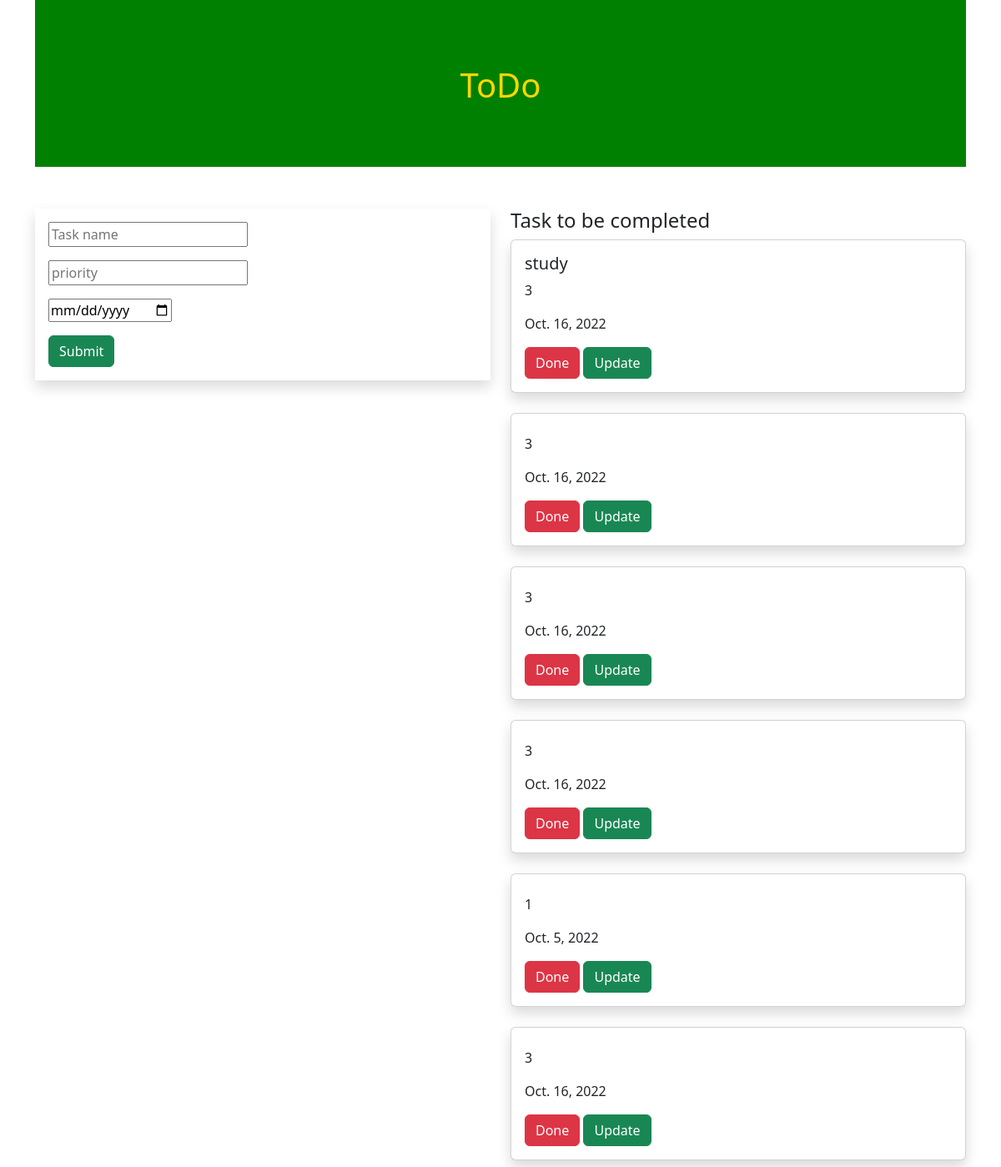
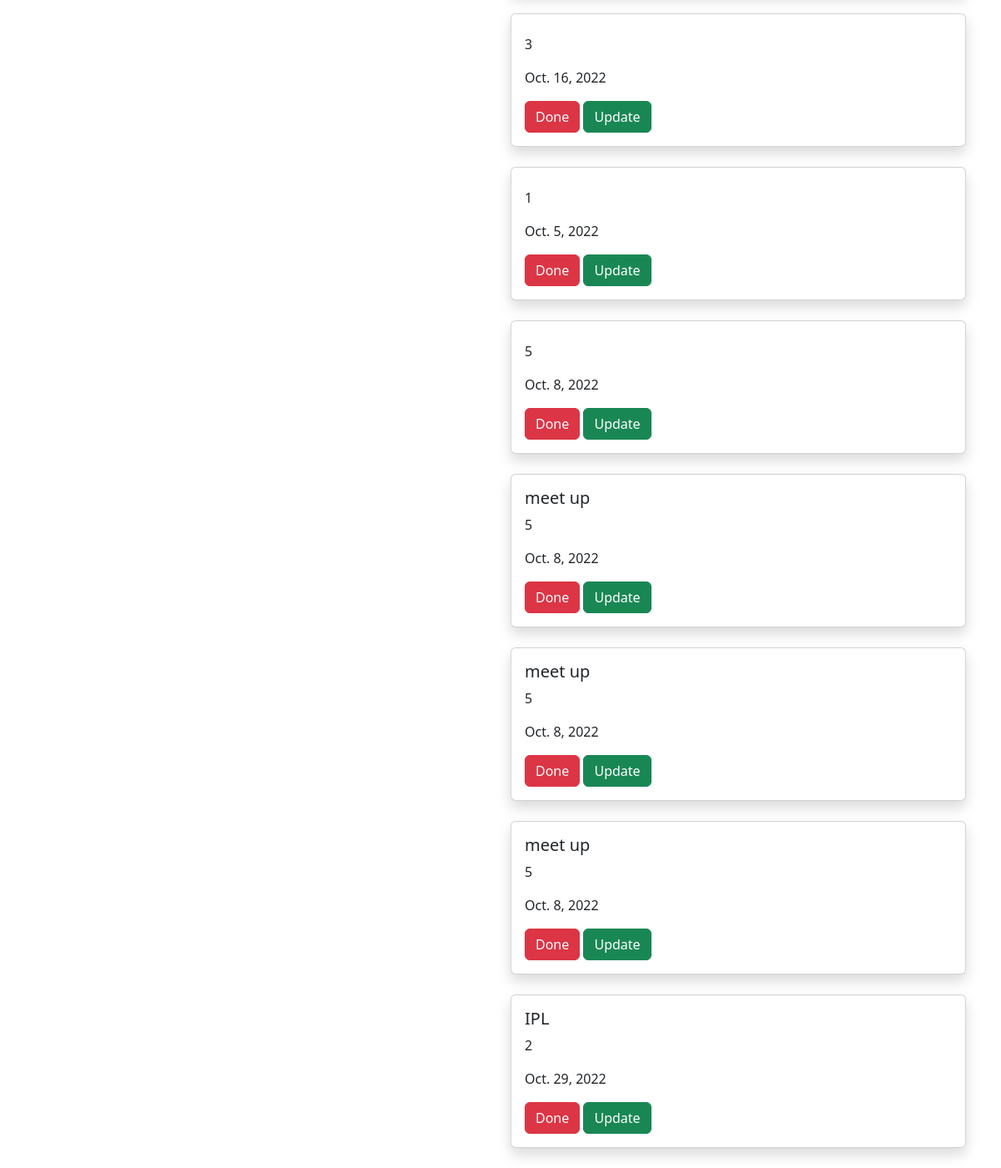
The page / on the database its author committed (2 pictures, top to bottom).
### todoapp/models.py (models this page shows, shortened)
class Task(models.Model):
    name=models.CharField(max_length=250)
    priority=models.IntegerField()
    date=models.DateField()

### todoapp/views.py (the view)
# urls.py: path('',views.add,name='add'),
def add(request):
    task1=Task.objects.all()
    if request.method=='POST':
        name=request.POST.get('name','')
        priority=request.POST.get('priority','')
        date = request.POST.get('date', '')
        task=Task(name=name,priority=priority,date=date)
        task.save()
    return render(request,'home.html',{'task1':task1})

### templates/home.html (shortened to what this page needs)
{% extends 'base.html' %}
{% block content %}
<div class="container" xmlns="http://www.w3.org/1999/html">
    <div class="row">
        <div class="col-md-12>">
            <div class="banner">
                <div class="banner-text">
                    <h1>ToDo</h1>
                </div>
            </div>
        </div>
    </div>
</div>
<div class="container">
    <div class="row">
        <div class="col-md-6">
        <form method="POST" class="p-3 shadow">
        <div class="form-group">
    <input type="text" name="name" placeholder="Task name">
        </div>
            <div class="form-group">
    <input type="text" name="priority" placeholder="priority">
    </div>
    <div class="form-group">
    <input type="date" name="date" placeholder="Date">
        </div>
            <input type="submit" class="btn btn-success">
            </form>
        </div>
        <div class="col-md-6">
            <h4>Task to be completed</h4>
            {% for i in task1 %}
            <div class="shadow card">
                <div class="card-body">
                    <h5 class="card-title">{{i.name}} </h5>
                    <p><b></b>{{i.priority}}</b></p>
                    <p><b></b>{{i.date}}</b></p>
                    <a class="btn btn-danger" href="{% url 'delete' i.id %}">Done</a>
                    <a class="btn btn-success" href="{% url 'update' i.id %}">Update</a>
                </div>
            </div>
            <br>
            {% endfor %}
        </div>
    </div>
</div>
{% endblock %}

### templates/base.html (shortened to what this page needs)
{% load static %}
<!DOCTYPE html>
<html lang="en">
<head>
    <link rel="stylesheet" href="https://cdn.jsdelivr.net/npm/bootstrap@4.0.0/dist/css/bootstrap.min.css">
    <link rel="stylesheet" href="https://cdn.jsdelivr.net/npm/bootstrap@5.2.0/dist/css/bootstrap.min.css">
    <link rel="stylesheet" href="{% static 'style.css' %}">
</head>
<body>
{% block content %}
{% endblock %}
</body>
</html>

### static/style.css (style rules this page uses)
.banner { background-color: green; width:100%; height:200px; margin-bottom:50px; }
.banner-text { color:gold; top:50%; left:50%; text-align: center; transform:transform; padding: 78px; }

### rows shown on the page
Task: name "study", priority "3", date "Oct. 16, 2022"
Task: priority "3", date "Oct. 16, 2022"
Task: priority "3", date "Oct. 16, 2022"
Task: priority "3", date "Oct. 16, 2022"
Task: priority "1", date "Oct. 5, 2022"
Task: priority "3", date "Oct. 16, 2022"
Task: priority "3", date "Oct. 16, 2022"
Task: priority "1", date "Oct. 5, 2022"
Task: priority "5", date "Oct. 8, 2022"
Task: name "meet up", priority "5", date "Oct. 8, 2022"
Task: name "meet up", priority "5", date "Oct. 8, 2022"
Task: name "meet up", priority "5", date "Oct. 8, 2022"
Task: name "IPL", priority "2", date "Oct. 29, 2022"
